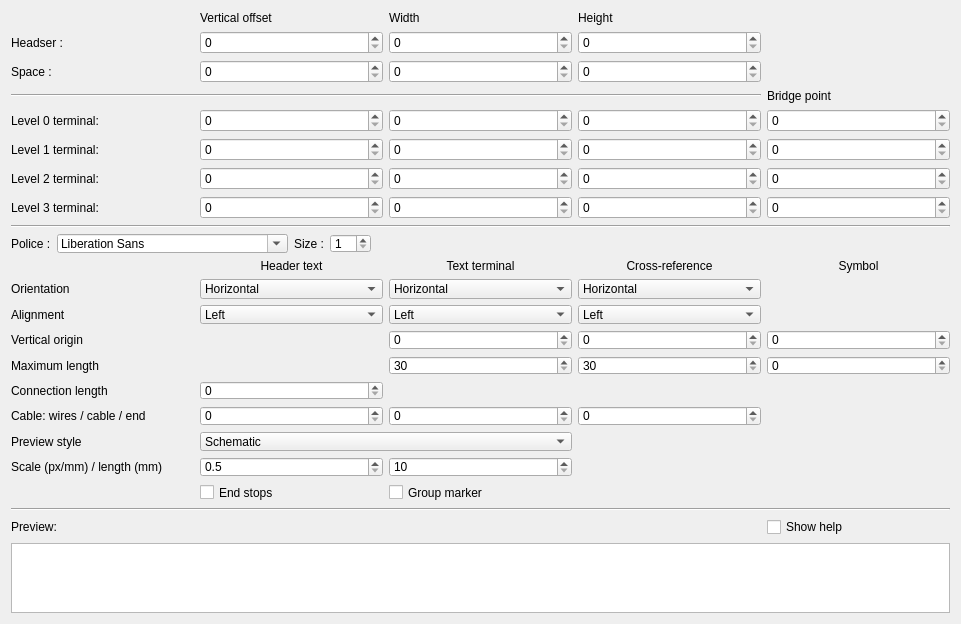
 <widget class="QWidget" name="TerminalStripLayoutEditor">
  <property name="geometry">
   <rect>
    <x>0</x>
    <y>0</y>
    <width>961</width>
    <height>624</height>
   </rect>
  </property>
  <property name="windowTitle">
   <string>Form</string>
  </property>
  <layout class="QGridLayout" name="gridLayout">
   <property name="sizeConstraint">
    <enum>QLayout::SetMaximumSize</enum>
   </property>
   <item row="4" column="2">
    <widget class="QSpinBox" name="m_width_terminal_0_sb">
     <property name="maximum">
      <number>1000</number>
     </property>
    </widget>
   </item>
   <item row="6" column="3">
    <widget class="QSpinBox" name="m_height_terminal_2_sb">
     <property name="maximum">
      <number>1000</number>
     </property>
    </widget>
   </item>
   <item row="3" column="0" colspan="4">
    <widget class="Line" name="line">
     <property name="orientation">
      <enum>Qt::Horizontal</enum>
     </property>
    </widget>
   </item>
   <item row="0" column="1">
    <widget class="QLabel" name="label_3">
     <property name="text">
      <string>Vertical offset</string>
     </property>
    </widget>
   </item>
   <item row="7" column="4">
    <widget class="QSpinBox" name="m_bridge_point_3_sb">
     <property name="maximum">
      <number>1000</number>
     </property>
    </widget>
   </item>
   <item row="5" column="3">
    <widget class="QSpinBox" name="m_height_terminal_1_sb">
     <property name="maximum">
      <number>1000</number>
     </property>
    </widget>
   </item>
   <item row="4" column="0">
    <widget class="QLabel" name="label_7">
     <property name="text">
      <string>Level 0 terminal:</string>
     </property>
    </widget>
   </item>
   <item row="7" column="2">
    <widget class="QSpinBox" name="m_width_terminal_3_sb">
     <property name="maximum">
      <number>1000</number>
     </property>
    </widget>
   </item>
   <item row="6" column="4">
    <widget class="QSpinBox" name="m_bridge_point_2_sb">
     <property name="maximum">
      <number>1000</number>
     </property>
    </widget>
   </item>
   <item row="5" column="2">
    <widget class="QSpinBox" name="m_width_terminal_1_sb">
     <property name="maximum">
      <number>1000</number>
     </property>
    </widget>
   </item>
   <item row="7" column="3">
    <widget class="QSpinBox" name="m_height_terminal_3_sb">
     <property name="maximum">
      <number>1000</number>
     </property>
    </widget>
   </item>
   <item row="14" column="0" colspan="5">
    <widget class="QGraphicsView" name="m_graphics_view"/>
   </item>
   <item row="2" column="3">
    <widget class="QSpinBox" name="m_height_spacer_sb">
     <property name="maximum">
      <number>1000</number>
     </property>
    </widget>
   </item>
   <item row="7" column="0">
    <widget class="QLabel" name="label_10">
     <property name="text">
      <string>Level 3 terminal:</string>
     </property>
    </widget>
   </item>
   <item row="6" column="0">
    <widget class="QLabel" name="label_9">
     <property name="text">
      <string>Level 2 terminal:</string>
     </property>
    </widget>
   </item>
   <item row="2" column="2">
    <widget class="QSpinBox" name="m_width_spacer_sb">
     <property name="maximum">
      <number>1000</number>
     </property>
    </widget>
   </item>
   <item row="4" column="3">
    <widget class="QSpinBox" name="m_height_terminal_0_sb">
     <property name="maximum">
      <number>1000</number>
     </property>
    </widget>
   </item>
   <item row="2" column="1">
    <widget class="QSpinBox" name="m_y_spacer_sb">
     <property name="maximum">
      <number>1000</number>
     </property>
    </widget>
   </item>
   <item row="13" column="4">
    <widget class="QCheckBox" name="m_display_preview_help">
     <property name="text">
      <string>Show help</string>
     </property>
     <property name="checked">
      <bool>false</bool>
     </property>
    </widget>
   </item>
   <item row="0" column="2">
    <widget class="QLabel" name="label_4">
     <property name="text">
      <string>Width</string>
     </property>
    </widget>
   </item>
   <item row="5" column="4">
    <widget class="QSpinBox" name="m_bridge_point_1_sb">
     <property name="maximum">
      <number>1000</number>
     </property>
    </widget>
   </item>
   <item row="2" column="0">
    <widget class="QLabel" name="label_6">
     <property name="text">
      <string>Space :</string>
     </property>
    </widget>
   </item>
   <item row="11" column="0" colspan="5">
    <widget class="Line" name="line_2">
     <property name="orientation">
      <enum>Qt::Horizontal</enum>
     </property>
    </widget>
   </item>
   <item row="4" column="4">
    <widget class="QSpinBox" name="m_bridge_point_0_sb">
     <property name="maximum">
      <number>1000</number>
     </property>
    </widget>
   </item>
   <item row="1" column="1">
    <widget class="QSpinBox" name="m_y_header_sb">
     <property name="maximum">
      <number>1000</number>
     </property>
    </widget>
   </item>
   <item row="5" column="0">
    <widget class="QLabel" name="label_8">
     <property name="text">
      <string>Level 1 terminal:</string>
     </property>
    </widget>
   </item>
   <item row="10" column="0" colspan="5">
    <widget class="QWidget" name="widget" native="true">
     <layout class="QGridLayout" name="gridLayout_2">
      <property name="leftMargin">
       <number>0</number>
      </property>
      <property name="topMargin">
       <number>0</number>
      </property>
      <property name="rightMargin">
       <number>0</number>
      </property>
      <property name="bottomMargin">
       <number>0</number>
      </property>
      <item row="5" column="3">
       <widget class="QComboBox" name="m_header_text_orientation_cb">
        <item>
         <property name="text">
          <string>Horizontal</string>
         </property>
        </item>
        <item>
         <property name="text">
          <string>Vertical</string>
         </property>
        </item>
       </widget>
      </item>
      <item row="6" column="3">
       <widget class="QComboBox" name="m_header_text_alignment_cb">
        <item>
         <property name="text">
          <string>Left</string>
         </property>
        </item>
        <item>
         <property name="text">
          <string>Middle</string>
         </property>
        </item>
        <item>
         <property name="text">
          <string>Right</string>
         </property>
        </item>
       </widget>
      </item>
      <item row="5" column="2">
       <widget class="QLabel" name="label_14">
        <property name="text">
         <string>Orientation</string>
        </property>
       </widget>
      </item>
      <item row="6" column="2">
       <widget class="QLabel" name="label_15">
        <property name="text">
         <string>Alignment</string>
        </property>
       </widget>
      </item>
      <item row="1" column="2" colspan="4">
       <widget class="QWidget" name="widget_2" native="true">
        <layout class="QHBoxLayout" name="horizontalLayout">
         <property name="leftMargin">
          <number>0</number>
         </property>
         <property name="topMargin">
          <number>0</number>
         </property>
         <property name="rightMargin">
          <number>0</number>
         </property>
         <property name="bottomMargin">
          <number>0</number>
         </property>
         <item>
          <widget class="QLabel" name="label_11">
           <property name="text">
            <string>Police :</string>
           </property>
          </widget>
         </item>
         <item>
          <widget class="QFontComboBox" name="m_font_cb"/>
         </item>
         <item>
          <widget class="QLabel" name="label_12">
           <property name="text">
            <string>Size :</string>
           </property>
          </widget>
         </item>
         <item>
          <widget class="QSpinBox" name="m_font_size_sb">
           <property name="minimum">
            <number>1</number>
           </property>
          </widget>
         </item>
         <item>
          <spacer name="horizontalSpacer">
           <property name="orientation">
            <enum>Qt::Horizontal</enum>
           </property>
           <property name="sizeHint" stdset="0">
            <size>
             <width>40</width>
             <height>20</height>
            </size>
           </property>
          </spacer>
         </item>
        </layout>
       </widget>
      </item>
      <item row="2" column="3">
       <widget class="QLabel" name="label_20">
        <property name="text">
         <string>Header text</string>
        </property>
        <property name="alignment">
         <set>Qt::AlignCenter</set>
        </property>
       </widget>
      </item>
      <item row="7" column="2">
       <widget class="QLabel" name="label_13">
        <property name="text">
         <string>Vertical origin</string>
        </property>
       </widget>
      </item>
      <item row="8" column="2">
       <widget class="QLabel" name="label_19">
        <property name="text">
         <string>Maximum length</string>
        </property>
       </widget>
      </item>
      <item row="7" column="4">
       <widget class="QSpinBox" name="m_terminal_text_y_sb">
        <property name="maximum">
         <number>1000</number>
        </property>
       </widget>
      </item>
      <item row="8" column="4">
       <widget class="QSpinBox" name="m_terminal_text_height_sb">
        <property name="minimum">
         <number>30</number>
        </property>
        <property name="maximum">
         <number>1000</number>
        </property>
       </widget>
      </item>
      <item row="6" column="4">
       <widget class="QComboBox" name="m_terminal_text_alignment_cb">
        <item>
         <property name="text">
          <string>Left</string>
         </property>
        </item>
        <item>
         <property name="text">
          <string>Middle</string>
         </property>
        </item>
        <item>
         <property name="text">
          <string>Right</string>
         </property>
        </item>
       </widget>
      </item>
      <item row="5" column="4">
       <widget class="QComboBox" name="m_terminal_text_orientation_cb">
        <item>
         <property name="text">
          <string>Horizontal</string>
         </property>
        </item>
        <item>
         <property name="text">
          <string>Vertical</string>
         </property>
        </item>
       </widget>
      </item>
      <item row="2" column="4">
       <widget class="QLabel" name="label_21">
        <property name="text">
         <string>Text terminal</string>
        </property>
        <property name="alignment">
         <set>Qt::AlignCenter</set>
        </property>
       </widget>
      </item>
      <item row="2" column="5">
       <widget class="QLabel" name="label_22">
        <property name="text">
         <string>Cross-reference</string>
        </property>
        <property name="alignment">
         <set>Qt::AlignCenter</set>
        </property>
       </widget>
      </item>
      <item row="5" column="5">
       <widget class="QComboBox" name="m_xref_orientation_cb">
        <item>
         <property name="text">
          <string>Horizontal</string>
         </property>
        </item>
        <item>
         <property name="text">
          <string>Vertical</string>
         </property>
        </item>
       </widget>
      </item>
      <item row="6" column="5">
       <widget class="QComboBox" name="m_xref_alignment_cb">
        <item>
         <property name="text">
          <string>Left</string>
         </property>
        </item>
        <item>
         <property name="text">
          <string>Middle</string>
         </property>
        </item>
        <item>
         <property name="text">
          <string>Right</string>
         </property>
        </item>
       </widget>
      </item>
      <item row="7" column="5">
       <widget class="QSpinBox" name="m_xref_y_sb">
        <property name="maximum">
         <number>1000</number>
        </property>
       </widget>
      </item>
      <item row="8" column="5">
       <widget class="QSpinBox" name="m_xref_height_sb">
        <property name="minimum">
         <number>30</number>
        </property>
        <property name="maximum">
         <number>1000</number>
        </property>
       </widget>
      </item>
      <item row="2" column="6">
       <widget class="QLabel" name="label_symbol">
        <property name="text">
         <string>Symbol</string>
        </property>
        <property name="alignment">
         <set>Qt::AlignCenter</set>
        </property>
       </widget>
      </item>
      <item row="7" column="6">
       <widget class="QSpinBox" name="m_type_symbol_y_sb">
        <property name="maximum">
         <number>1000</number>
        </property>
       </widget>
      </item>
      <item row="8" column="6">
       <widget class="QSpinBox" name="m_type_symbol_height_sb">
        <property name="toolTip">
         <string>Height of the terminal type symbol (fuse, ground, led...). 0 disable the symbol.</string>
        </property>
        <property name="maximum">
         <number>1000</number>
        </property>
       </widget>
      </item>
      <item row="9" column="2">
       <widget class="QLabel" name="label_connection">
        <property name="text">
         <string>Connection length</string>
        </property>
       </widget>
      </item>
      <item row="9" column="3">
       <widget class="QSpinBox" name="m_connection_length_sb">
        <property name="toolTip">
         <string>Length of the connections drawn above and under each terminal. 0 disable the connections.</string>
        </property>
        <property name="maximum">
         <number>1000</number>
        </property>
       </widget>
      </item>
      <item row="10" column="2">
       <widget class="QLabel" name="label_cable">
        <property name="text">
         <string>Cable: wires / cable / end</string>
        </property>
       </widget>
      </item>
      <item row="10" column="3">
       <widget class="QSpinBox" name="m_cable_wire_length_sb">
        <property name="toolTip">
         <string>Length of the wires between the terminals and the cable. 0 disable the drawing of the cables.</string>
        </property>
        <property name="maximum">
         <number>1000</number>
        </property>
       </widget>
      </item>
      <item row="10" column="4">
       <widget class="QSpinBox" name="m_cable_length_sb">
        <property name="toolTip">
         <string>Length of the cable.</string>
        </property>
        <property name="maximum">
         <number>1000</number>
        </property>
       </widget>
      </item>
      <item row="10" column="5">
       <widget class="QSpinBox" name="m_cable_end_length_sb">
        <property name="toolTip">
         <string>Length of the wires after the cable.</string>
        </property>
        <property name="maximum">
         <number>1000</number>
        </property>
       </widget>
      </item>
      <item row="11" column="2">
       <widget class="QLabel" name="label_draw_style">
        <property name="text">
         <string>Preview style</string>
        </property>
       </widget>
      </item>
      <item row="11" column="3" colspan="2">
       <widget class="QComboBox" name="m_draw_style_cb">
        <property name="toolTip">
         <string>Style of the preview only. The style of a terminal strip plan is chosen when it is added to a folio.</string>
        </property>
        <item>
         <property name="text">
          <string>Schematic</string>
         </property>
        </item>
        <item>
         <property name="text">
          <string>Realistic (push-in)</string>
         </property>
        </item>
        <item>
         <property name="text">
          <string>Realistic (screw)</string>
         </property>
        </item>
        <item>
         <property name="text">
          <string>Terminal diagram</string>
         </property>
        </item>
       </widget>
      </item>
      <item row="12" column="2">
       <widget class="QLabel" name="label_realistic_scale">
        <property name="text">
         <string>Scale (px/mm) / length (mm)</string>
        </property>
       </widget>
      </item>
      <item row="12" column="3">
       <widget class="QDoubleSpinBox" name="m_realistic_scale_sb">
        <property name="toolTip">
         <string>Number of pixels for one millimeter of terminal.</string>
        </property>
        <property name="decimals">
         <number>1</number>
        </property>
        <property name="minimum">
         <double>0.5</double>
        </property>
        <property name="maximum">
         <double>50.0</double>
        </property>
        <property name="singleStep">
         <double>0.5</double>
        </property>
       </widget>
      </item>
      <item row="12" column="4">
       <widget class="QSpinBox" name="m_realistic_length_sb">
        <property name="toolTip">
         <string>Length of a terminal along the wires, in millimeter.</string>
        </property>
        <property name="minimum">
         <number>10</number>
        </property>
        <property name="maximum">
         <number>300</number>
        </property>
       </widget>
      </item>
      <item row="13" column="3">
       <widget class="QCheckBox" name="m_realistic_end_stops_cb">
        <property name="text">
         <string>End stops</string>
        </property>
       </widget>
      </item>
      <item row="13" column="4">
       <widget class="QCheckBox" name="m_realistic_group_marker_cb">
        <property name="text">
         <string>Group marker</string>
        </property>
       </widget>
      </item>
     </layout>
    </widget>
   </item>
   <item row="6" column="2">
    <widget class="QSpinBox" name="m_width_terminal_2_sb">
     <property name="maximum">
      <number>1000</number>
     </property>
    </widget>
   </item>
   <item row="1" column="2">
    <widget class="QSpinBox" name="m_width_header_sb">
     <property name="maximum">
      <number>1000</number>
     </property>
    </widget>
   </item>
   <item row="1" column="0">
    <widget class="QLabel" name="label">
     <property name="text">
      <string>Headser :</string>
     </property>
    </widget>
   </item>
   <item row="1" column="3">
    <widget class="QSpinBox" name="m_height_header_sb">
     <property name="maximum">
      <number>1000</number>
     </property>
    </widget>
   </item>
   <item row="6" column="1">
    <widget class="QSpinBox" name="m_y_terminal_2_sb">
     <property name="maximum">
      <number>1000</number>
     </property>
    </widget>
   </item>
   <item row="9" column="0" colspan="5">
    <widget class="Line" name="line_5">
     <property name="orientation">
      <enum>Qt::Horizontal</enum>
     </property>
    </widget>
   </item>
   <item row="7" column="1">
    <widget class="QSpinBox" name="m_y_terminal_3_sb">
     <property name="maximum">
      <number>1000</number>
     </property>
    </widget>
   </item>
   <item row="5" column="1">
    <widget class="QSpinBox" name="m_y_terminal_1_sb">
     <property name="maximum">
      <number>1000</number>
     </property>
    </widget>
   </item>
   <item row="0" column="3">
    <widget class="QLabel" name="label_5">
     <property name="text">
      <string>Height</string>
     </property>
    </widget>
   </item>
   <item row="3" column="4">
    <widget class="QLabel" name="label_18">
     <property name="text">
      <string>Bridge point</string>
     </property>
    </widget>
   </item>
   <item row="4" column="1">
    <widget class="QSpinBox" name="m_y_terminal_0_sb">
     <property name="maximum">
      <number>1000</number>
     </property>
    </widget>
   </item>
   <item row="13" column="0">
    <widget class="QLabel" name="label_2">
     <property name="text">
      <string>Preview:</string>
     </property>
    </widget>
   </item>
  </layout>
 </widget>
